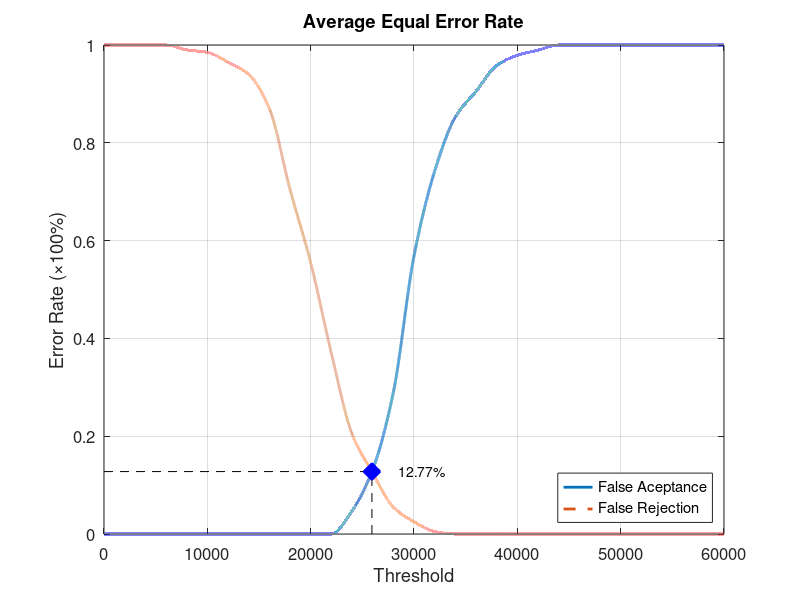
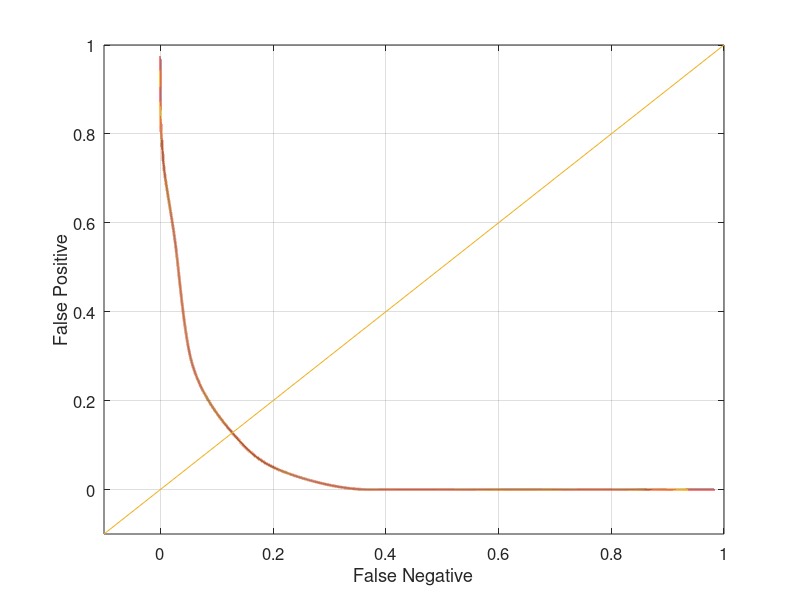

Source code (MATLAB) for these figures, in order:
function yEER = Database3_2
close all;
clear;
clc;
x = 0:2000:60000;
xq = 0:0.5:60000;

y0 = [0 0 0 0 0 0 0 0 0 0 0 0 0.0473684 0.131579 0.289474 0.568421 0.742105 0.852632 0.905263 0.957895 0.978947 0.989474 1 1 1 1 1 1 1 1 1];
yy0 = interp1(x, y0, xq, 'pchip');
y1 = [1 1 1 1 0.99 0.985 0.965 0.94 0.87 0.705 0.555 0.37 0.205 0.125 0.055 0.025 0.005 0 0 0 0 0 0 0 0 0 0 0 0 0 0];
yy1 = interp1(x, y1, xq, 'pchip');

% Calculating EER: 
y2 = abs(y0 - y1);
find(y2 == min(y2))
yy2 = abs(yy0 - yy1);
xEER = find(yy2 == min(yy2));
xEERIndex = xq(xEER) % X-axis EER
yEER = yy0(xEER) % Y-axis EER

main = figure
plot(xq, yy0,'-','LineWidth', 2);	hold on
plot(xq, yy1,'--','LineWidth', 2);	hold on
plot([xEERIndex xEERIndex], [0 yEER], 'k--');	hold on
plot([0 xEERIndex], [yEER yEER], 'k--');	hold on
plot(xEERIndex, yEER, 'bx', 'LineWidth', 10);	hold on
text(xEERIndex + 10 * xEERIndex / 100, yEER, [num2str(round((10000 * yEER)) / 100) '%'])
legend('False Aceptance', 'False Rejection', 'Location', 'SouthEast')
xlabel('Threshold')
ylabel('Error Rate (\times100%)')
title('Average Equal Error Rate')
set(gca, 'FontSize', 12)
axis([0 60000 0 1])
grid on

print(main, 'Database3_2Main', '-dpng');
FNRxFPR = figure('Color', [1 1 1]);
plot(yy1, yy0, '-', yy1, yy0, 'LineWidth', 2);
hold on
y = -0.1:0.1:1
plot(y, y); 
set(gca, 'FontSize', 12)
xlabel('False Negative')
ylabel('False Positive')
axis([-0.1 1 -0.1 1])
set(gca, 'FontSize', 12)
grid on

print(FNRxFPR, 'Database3_2FNRxFPR','-dpng');
end
